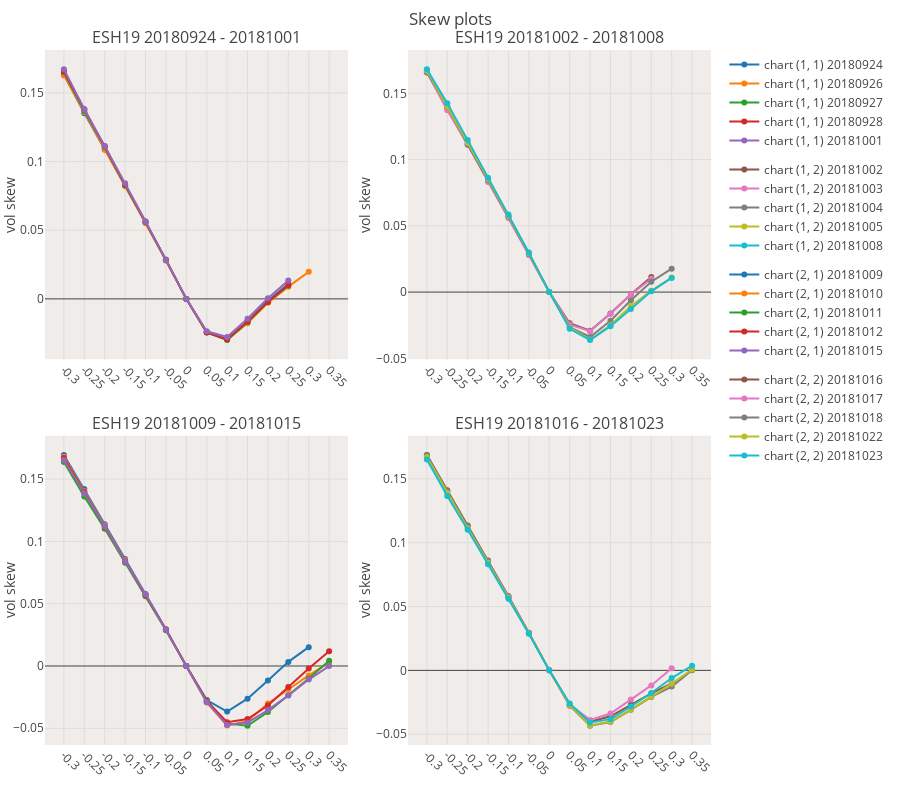
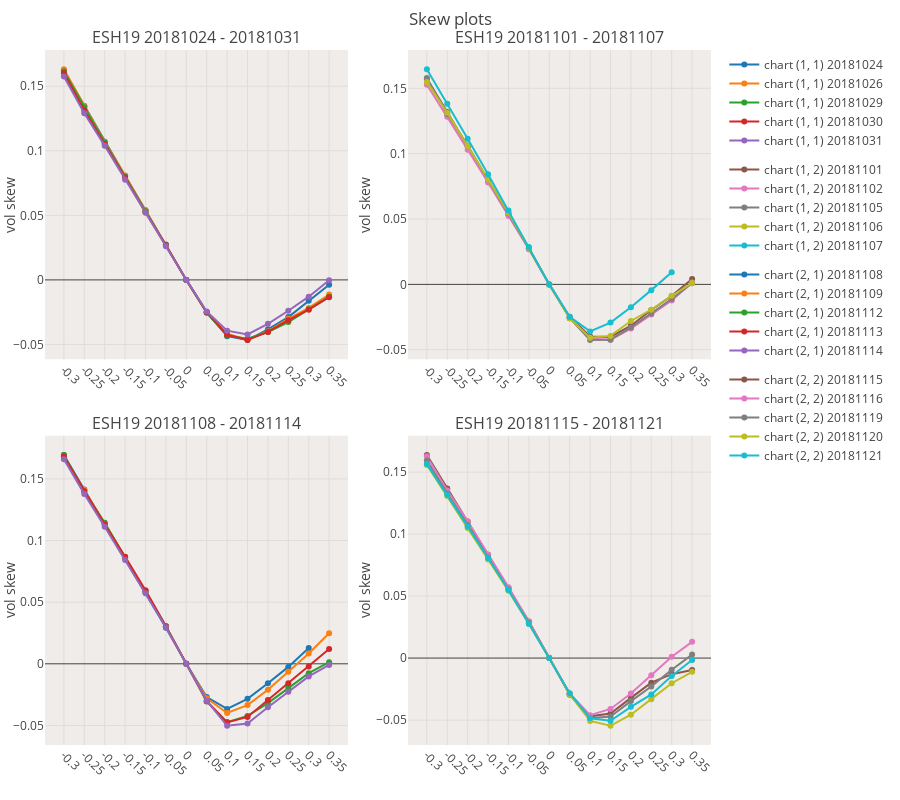

Here is the notebook cell these charts were saved with, in order:
### Code cell
grid_plot=True
clist = [c for c in all_contracts if (c[:2]==f'{SYMBOL_TO_RESEARCH}') & (c[-2:]=='19')]
for c in clist:
    dft = df_iv_final[df_iv_final.symbol==c]
    if len(dft)<=0:
        print(f'no data for symbol {c}')
        continue
    if grid_plot:
        graph_skew_subplots(df_iv_final[df_iv_final.symbol==c])
    else:
        rls = graph_skew(df_iv_final[df_iv_final.symbol==c],do_plot=True)

### Figure 1 — Plotly figure (JSON) as saved in the notebook; plotly's stock layout.template omitted (floating-point values rounded to 4 significant figures)
{"data": [{"legendgroup": "chart (1, 1)", "name": "chart (1, 1) 20180924", "type": "scatter", "uid": "20f45b1e-3708-11ea-bb18-8c859025e7f9", "x": [-0.3, -0.25, -0.2, -0.15, -0.1, -0.05, 0, 0.05, 0.1, 0.15, 0.2, 0.25, 0.3, 0.35], "xaxis": "x", "y": [0.1635, 0.1353, 0.1089, 0.0826, 0.0554, 0.0281, 0, -0.0244, -0.0296, -0.0167, -0.0013, 0.0109, null, null], "yaxis": "y"}, {"legendgroup": "chart (1, 1)", "name": "chart (1, 1) 20180926", "type": "scatter", "uid": "20f51ad8-3708-11ea-975d-8c859025e7f9", "x": [-0.3, -0.25, -0.2, -0.15, -0.1, -0.05, 0, 0.05, 0.1, 0.15, 0.2, 0.25, 0.3, 0.35], "xaxis": "x", "y": [0.1628, 0.1362, 0.1087, 0.0821, 0.0553, 0.028, 0, -0.0241, -0.0296, -0.0177, -0.0029, 0.0089, 0.0197, null], "yaxis": "y"}, {"legendgroup": "chart (1, 1)", "name": "chart (1, 1) 20180927", "type": "scatter", "uid": "20f595cc-3708-11ea-8f3b-8c859025e7f9", "x": [-0.3, -0.25, -0.2, -0.15, -0.1, -0.05, 0, 0.05, 0.1, 0.15, 0.2, 0.25, 0.3, 0.35], "xaxis": "x", "y": [0.165, 0.1368, 0.1108, 0.0828, 0.056, 0.0286, 0, -0.0245, -0.03, -0.017, -0.0023, 0.0095, null, null], "yaxis": "y"}, {"legendgroup": "chart (1, 1)", "name": "chart (1, 1) 20180928", "type": "scatter", "uid": "20f5fde8-3708-11ea-a973-8c859025e7f9", "x": [-0.3, -0.25, -0.2, -0.15, -0.1, -0.05, 0, 0.05, 0.1, 0.15, 0.2, 0.25, 0.3, 0.35], "xaxis": "x", "y": [0.1657, 0.1382, 0.1112, 0.0832, 0.0563, 0.0284, 0, -0.0245, -0.0295, -0.0165, -0.0022, 0.0101, null, null], "yaxis": "y"}, {"legendgroup": "chart (1, 1)", "name": "chart (1, 1) 20181001", "type": "scatter", "uid": "20f66e2c-3708-11ea-8c75-8c859025e7f9", "x": [-0.3, -0.25, -0.2, -0.15, -0.1, -0.05, 0, 0.05, 0.1, 0.15, 0.2, 0.25, 0.3, 0.35], "xaxis": "x", "y": [0.1673, 0.1381, 0.1114, 0.0842, 0.0566, 0.0284, 0, -0.0236, -0.0278, -0.0144, 0.0005, 0.0133, null, null], "yaxis": "y"}, {"legendgroup": "chart (1, 2)", "name": "chart (1, 2) 20181002", "type": "scatter", "uid": "20f7506c-3708-11ea-98c8-8c859025e7f9", "x": [-0.3, -0.25, -0.2, -0.15, -0.1, -0.05, 0, 0.05, 0.1, 0.15, 0.2, 0.25, 0.3, 0.35], "xaxis": "x2", "y": [0.167, 0.1393, 0.112, 0.085, 0.0569, 0.0286, 0, -0.0235, -0.0291, -0.0162, -0.0016, 0.0114, null, null], "yaxis": "y2"}, {"legendgroup": "chart (1, 2)", "name": "chart (1, 2) 20181003", "type": "scatter", "uid": "20f7b048-3708-11ea-9dd3-8c859025e7f9", "x": [-0.3, -0.25, -0.2, -0.15, -0.1, -0.05, 0, 0.05, 0.1, 0.15, 0.2, 0.25, 0.3, 0.35], "xaxis": "x2", "y": [0.1659, 0.1373, 0.1111, 0.0831, 0.0559, 0.0279, 0, -0.0245, -0.0295, -0.0163, -0.0018, 0.0101, null, null], "yaxis": "y2"}, {"legendgroup": "chart (1, 2)", "name": "chart (1, 2) 20181004", "type": "scatter", "uid": "20f80fca-3708-11ea-b9b9-8c859025e7f9", "x": [-0.3, -0.25, -0.2, -0.15, -0.1, -0.05, 0, 0.05, 0.1, 0.15, 0.2, 0.25, 0.3, 0.35], "xaxis": "x2", "y": [0.1658, 0.14, 0.1114, 0.0845, 0.0571, 0.029, 0, -0.0265, -0.0339, -0.0216, -0.0061, 0.0078, 0.0177, null], "yaxis": "y2"}, {"legendgroup": "chart (1, 2)", "name": "chart (1, 2) 20181005", "type": "scatter", "uid": "20f8891e-3708-11ea-a44c-8c859025e7f9", "x": [-0.3, -0.25, -0.2, -0.15, -0.1, -0.05, 0, 0.05, 0.1, 0.15, 0.2, 0.25, 0.3, 0.35], "xaxis": "x2", "y": [0.1671, 0.1403, 0.1127, 0.0853, 0.0577, 0.0294, 0, -0.0269, -0.0358, -0.0251, -0.0105, 0.001, 0.011, null], "yaxis": "y2"}, {"legendgroup": "chart (1, 2)", "name": "chart (1, 2) 20181008", "type": "scatter", "uid": "20f8f0c0-3708-11ea-9ae4-8c859025e7f9", "x": [-0.3, -0.25, -0.2, -0.15, -0.1, -0.05, 0, 0.05, 0.1, 0.15, 0.2, 0.25, 0.3, 0.35], "xaxis": "x2", "y": [0.1682, 0.1426, 0.1147, 0.0863, 0.0585, 0.0298, 0, -0.0277, -0.0362, -0.0257, -0.0127, 0.0006, 0.0107, null], "yaxis": "y2"}, {"legendgroup": "chart (2, 1)", "name": "chart (2, 1) 20181009", "type": "scatter", "uid": "20f9f95c-3708-11ea-87ad-8c859025e7f9", "x": [-0.3, -0.25, -0.2, -0.15, -0.1, -0.05, 0, 0.05, 0.1, 0.15, 0.2, 0.25, 0.3, 0.35], "xaxis": "x3", "y": [0.1694, 0.1421, 0.1138, 0.0858, 0.0578, 0.0295, 0, -0.0273, -0.0366, -0.0262, -0.0116, 0.0033, 0.0151, null], "yaxis": "y3"}, {"legendgroup": "chart (2, 1)", "name": "chart (2, 1) 20181010", "type": "scatter", "uid": "20fa614c-3708-11ea-92d5-8c859025e7f9", "x": [-0.3, -0.25, -0.2, -0.15, -0.1, -0.05, 0, 0.05, 0.1, 0.15, 0.2, 0.25, 0.3, 0.35], "xaxis": "x3", "y": [0.1679, 0.1402, 0.1129, 0.0851, 0.057, 0.0293, 0, -0.0293, -0.0478, -0.0442, -0.0301, -0.0186, -0.0076, 0.0029], "yaxis": "y3"}, {"legendgroup": "chart (2, 1)", "name": "chart (2, 1) 20181011", "type": "scatter", "uid": "20fac954-3708-11ea-af5c-8c859025e7f9", "x": [-0.3, -0.25, -0.2, -0.15, -0.1, -0.05, 0, 0.05, 0.1, 0.15, 0.2, 0.25, 0.3, 0.35], "xaxis": "x3", "y": [0.1637, 0.1361, 0.1101, 0.0829, 0.0559, 0.0286, 0, -0.0276, -0.0463, -0.048, -0.0369, -0.0235, -0.01, 0.0042], "yaxis": "y3"}, {"legendgroup": "chart (2, 1)", "name": "chart (2, 1) 20181012", "type": "scatter", "uid": "20fb2926-3708-11ea-9a02-8c859025e7f9", "x": [-0.3, -0.25, -0.2, -0.15, -0.1, -0.05, 0, 0.05, 0.1, 0.15, 0.2, 0.25, 0.3, 0.35], "xaxis": "x3", "y": [0.167, 0.1394, 0.1118, 0.0841, 0.057, 0.0293, 0, -0.0281, -0.0452, -0.0426, -0.0317, -0.0169, -0.0021, 0.0118], "yaxis": "y3"}, {"legendgroup": "chart (2, 1)", "name": "chart (2, 1) 20181015", "type": "scatter", "uid": "20fb88c6-3708-11ea-a308-8c859025e7f9", "x": [-0.3, -0.25, -0.2, -0.15, -0.1, -0.05, 0, 0.05, 0.1, 0.15, 0.2, 0.25, 0.3, 0.35], "xaxis": "x3", "y": [0.1654, 0.1385, 0.1122, 0.0841, 0.0576, 0.0291, 0, -0.0291, -0.0473, -0.0454, -0.0354, -0.0237, -0.0109, -0.0001], "yaxis": "y3"}, {"legendgroup": "chart (2, 2)", "name": "chart (2, 2) 20181016", "type": "scatter", "uid": "20fc7506-3708-11ea-b1b0-8c859025e7f9", "x": [-0.3, -0.25, -0.2, -0.15, -0.1, -0.05, 0, 0.05, 0.1, 0.15, 0.2, 0.25, 0.3, 0.35], "xaxis": "x4", "y": [0.1687, 0.141, 0.1135, 0.0861, 0.058, 0.0295, 0, -0.0271, -0.0403, -0.036, -0.027, -0.0181, -0.0102, null], "yaxis": "y4"}, {"legendgroup": "chart (2, 2)", "name": "chart (2, 2) 20181017", "type": "scatter", "uid": "20fcf0ee-3708-11ea-90f0-8c859025e7f9", "x": [-0.3, -0.25, -0.2, -0.15, -0.1, -0.05, 0, 0.05, 0.1, 0.15, 0.2, 0.25, 0.3, 0.35], "xaxis": "x4", "y": [0.167, 0.1396, 0.1125, 0.0852, 0.0574, 0.0291, 0, -0.0268, -0.0388, -0.0338, -0.0229, -0.0118, 0.0017, null], "yaxis": "y4"}, {"legendgroup": "chart (2, 2)", "name": "chart (2, 2) 20181018", "type": "scatter", "uid": "20fd5e6c-3708-11ea-90f1-8c859025e7f9", "x": [-0.3, -0.25, -0.2, -0.15, -0.1, -0.05, 0, 0.05, 0.1, 0.15, 0.2, 0.25, 0.3, 0.35], "xaxis": "x4", "y": [0.1687, 0.1404, 0.1128, 0.0851, 0.0572, 0.0292, 0, -0.0277, -0.0434, -0.0404, -0.0309, -0.0208, -0.0127, 0.0001], "yaxis": "y4"}, {"legendgroup": "chart (2, 2)", "name": "chart (2, 2) 20181022", "type": "scatter", "uid": "20fdc898-3708-11ea-bee3-8c859025e7f9", "x": [-0.3, -0.25, -0.2, -0.15, -0.1, -0.05, 0, 0.05, 0.1, 0.15, 0.2, 0.25, 0.3, 0.35], "xaxis": "x4", "y": [0.1671, 0.1389, 0.1112, 0.0843, 0.0568, 0.029, 0, -0.0271, -0.0431, -0.0401, -0.0305, -0.0205, -0.0104, 0.0007], "yaxis": "y4"}, {"legendgroup": "chart (2, 2)", "name": "chart (2, 2) 20181023", "type": "scatter", "uid": "20fe30b4-3708-11ea-949b-8c859025e7f9", "x": [-0.3, -0.25, -0.2, -0.15, -0.1, -0.05, 0, 0.05, 0.1, 0.15, 0.2, 0.25, 0.3, 0.35], "xaxis": "x4", "y": [0.1651, 0.1365, 0.1101, 0.0831, 0.056, 0.0286, 0, -0.0259, -0.0408, -0.0382, -0.0283, -0.0177, -0.006, 0.0037], "yaxis": "y4"}], "layout": {"annotations": [{"font": {"size": 16}, "showarrow": false, "text": "ESH19 20180924 - 20181001", "x": 0.2275, "xanchor": "center", "xref": "paper", "y": 1, "yanchor": "bottom", "yref": "paper"}, {"font": {"size": 16}, "showarrow": false, "text": "ESH19 20181002 - 20181008", "x": 0.7725, "xanchor": "center", "xref": "paper", "y": 1, "yanchor": "bottom", "yref": "paper"}, {"font": {"size": 16}, "showarrow": false, "text": "ESH19 20181009 - 20181015", "x": 0.2275, "xanchor": "center", "xref": "paper", "y": 0.445, "yanchor": "bottom", "yref": "paper"}, {"font": {"size": 16}, "showarrow": false, "text": "ESH19 20181016 - 20181023", "x": 0.7725, "xanchor": "center", "xref": "paper", "y": 0.445, "yanchor": "bottom", "yref": "paper"}], "autosize": true, "bargap": 0.05, "font": {"family": "Open Sans, sans-serif"}, "height": 800, "hovermode": "x", "margin": {"b": 55, "l": 45, "r": 15, "t": 50}, "plot_bgcolor": "#EFECEA", "showlegend": true, "title": "Skew plots<br>", "width": 900, "xaxis": {"anchor": "y", "domain": [0, 0.455], "tickangle": 45, "ticktext": [-0.3, -0.25, -0.2, -0.15, -0.1, -0.05, 0, 0.05, 0.1, 0.15, 0.2, 0.25, 0.3, 0.35], "tickvals": [-0.3, -0.25, -0.2, -0.15, -0.1, -0.05, 0, 0.05, 0.1, 0.15, 0.2, 0.25, 0.3, 0.35], "type": "category"}, "xaxis2": {"anchor": "y2", "domain": [0.545, 1], "tickangle": 45, "ticktext": [-0.3, -0.25, -0.2, -0.15, -0.1, -0.05, 0, 0.05, 0.1, 0.15, 0.2, 0.25, 0.3, 0.35], "tickvals": [-0.3, -0.25, -0.2, -0.15, -0.1, -0.05, 0, 0.05, 0.1, 0.15, 0.2, 0.25, 0.3, 0.35], "type": "category"}, "xaxis3": {"anchor": "y3", "domain": [0, 0.455], "tickangle": 45, "ticktext": [-0.3, -0.25, -0.2, -0.15, -0.1, -0.05, 0, 0.05, 0.1, 0.15, 0.2, 0.25, 0.3, 0.35], "tickvals": [-0.3, -0.25, -0.2, -0.15, -0.1, -0.05, 0, 0.05, 0.1, 0.15, 0.2, 0.25, 0.3, 0.35], "type": "category"}, "xaxis4": {"anchor": "y4", "domain": [0.545, 1], "tickangle": 45, "ticktext": [-0.3, -0.25, -0.2, -0.15, -0.1, -0.05, 0, 0.05, 0.1, 0.15, 0.2, 0.25, 0.3, 0.35], "tickvals": [-0.3, -0.25, -0.2, -0.15, -0.1, -0.05, 0, 0.05, 0.1, 0.15, 0.2, 0.25, 0.3, 0.35], "type": "category"}, "yaxis": {"anchor": "x", "domain": [0.555, 1], "title": "vol skew"}, "yaxis2": {"anchor": "x2", "domain": [0.555, 1], "title": "vol skew"}, "yaxis3": {"anchor": "x3", "domain": [0, 0.445], "title": "vol skew"}, "yaxis4": {"anchor": "x4", "domain": [0, 0.445], "title": "vol skew"}}}

### Figure 2 — Plotly figure (JSON) as saved in the notebook; plotly's stock layout.template omitted (floating-point values rounded to 4 significant figures)
{"data": [{"legendgroup": "chart (1, 1)", "name": "chart (1, 1) 20181024", "type": "scatter", "uid": "2109e47a-3708-11ea-a8f6-8c859025e7f9", "x": [-0.3, -0.25, -0.2, -0.15, -0.1, -0.05, 0, 0.05, 0.1, 0.15, 0.2, 0.25, 0.3, 0.35], "xaxis": "x", "y": [0.1623, 0.1348, 0.107, 0.0806, 0.054, 0.0274, 0, -0.0252, -0.0436, -0.0466, -0.0383, -0.0288, -0.0161, -0.0038], "yaxis": "y"}, {"legendgroup": "chart (1, 1)", "name": "chart (1, 1) 20181026", "type": "scatter", "uid": "210a819e-3708-11ea-b511-8c859025e7f9", "x": [-0.3, -0.25, -0.2, -0.15, -0.1, -0.05, 0, 0.05, 0.1, 0.15, 0.2, 0.25, 0.3, 0.35], "xaxis": "x", "y": [0.1632, 0.1347, 0.1071, 0.0808, 0.054, 0.0271, 0, -0.0249, -0.0419, -0.0461, -0.0398, -0.0301, -0.0217, -0.0113], "yaxis": "y"}, {"legendgroup": "chart (1, 1)", "name": "chart (1, 1) 20181029", "type": "scatter", "uid": "210aefd2-3708-11ea-804b-8c859025e7f9", "x": [-0.3, -0.25, -0.2, -0.15, -0.1, -0.05, 0, 0.05, 0.1, 0.15, 0.2, 0.25, 0.3, 0.35], "xaxis": "x", "y": [0.1617, 0.1337, 0.1064, 0.0799, 0.0531, 0.027, 0, -0.0255, -0.0432, -0.0456, -0.0404, -0.0327, -0.0227, -0.013], "yaxis": "y"}, {"legendgroup": "chart (1, 1)", "name": "chart (1, 1) 20181030", "type": "scatter", "uid": "210b8bb8-3708-11ea-86e0-8c859025e7f9", "x": [-0.3, -0.25, -0.2, -0.15, -0.1, -0.05, 0, 0.05, 0.1, 0.15, 0.2, 0.25, 0.3, 0.35], "xaxis": "x", "y": [0.1603, 0.1313, 0.1052, 0.0794, 0.0523, 0.0269, 0, -0.025, -0.0425, -0.0466, -0.0403, -0.0312, -0.0231, -0.0134], "yaxis": "y"}, {"legendgroup": "chart (1, 1)", "name": "chart (1, 1) 20181031", "type": "scatter", "uid": "210c79f6-3708-11ea-b1b0-8c859025e7f9", "x": [-0.3, -0.25, -0.2, -0.15, -0.1, -0.05, 0, 0.05, 0.1, 0.15, 0.2, 0.25, 0.3, 0.35], "xaxis": "x", "y": [0.1576, 0.1291, 0.104, 0.0776, 0.0523, 0.0261, 0, -0.0245, -0.0393, -0.0423, -0.034, -0.0239, -0.013, -0.0003], "yaxis": "y"}, {"legendgroup": "chart (1, 2)", "name": "chart (1, 2) 20181101", "type": "scatter", "uid": "210deb74-3708-11ea-9c27-8c859025e7f9", "x": [-0.3, -0.25, -0.2, -0.15, -0.1, -0.05, 0, 0.05, 0.1, 0.15, 0.2, 0.25, 0.3, 0.35], "xaxis": "x2", "y": [0.1573, 0.1319, 0.1052, 0.0793, 0.0534, 0.0275, 0, -0.0248, -0.0399, -0.0402, -0.0316, -0.0196, -0.0088, 0.0041], "yaxis": "y2"}, {"legendgroup": "chart (1, 2)", "name": "chart (1, 2) 20181102", "type": "scatter", "uid": "210edeee-3708-11ea-84ca-8c859025e7f9", "x": [-0.3, -0.25, -0.2, -0.15, -0.1, -0.05, 0, 0.05, 0.1, 0.15, 0.2, 0.25, 0.3, 0.35], "xaxis": "x2", "y": [0.1527, 0.1283, 0.103, 0.0779, 0.0524, 0.0269, 0, -0.0253, -0.0415, -0.0424, -0.0338, -0.0231, -0.0123, 0.0015], "yaxis": "y2"}, {"legendgroup": "chart (1, 2)", "name": "chart (1, 2) 20181105", "type": "scatter", "uid": "210f75c0-3708-11ea-ac9a-8c859025e7f9", "x": [-0.3, -0.25, -0.2, -0.15, -0.1, -0.05, 0, 0.05, 0.1, 0.15, 0.2, 0.25, 0.3, 0.35], "xaxis": "x2", "y": [0.1578, 0.1303, 0.1062, 0.0802, 0.0544, 0.0277, 0, -0.0259, -0.0426, -0.0423, -0.033, -0.0223, -0.0112, 0.0008], "yaxis": "y2"}, {"legendgroup": "chart (1, 2)", "name": "chart (1, 2) 20181106", "type": "scatter", "uid": "210fe88c-3708-11ea-bf83-8c859025e7f9", "x": [-0.3, -0.25, -0.2, -0.15, -0.1, -0.05, 0, 0.05, 0.1, 0.15, 0.2, 0.25, 0.3, 0.35], "xaxis": "x2", "y": [0.1549, 0.1313, 0.1059, 0.0803, 0.0547, 0.0279, 0, -0.026, -0.0408, -0.0394, -0.028, -0.0194, -0.0087, 0.001], "yaxis": "y2"}, {"legendgroup": "chart (1, 2)", "name": "chart (1, 2) 20181107", "type": "scatter", "uid": "21105cf6-3708-11ea-ab66-8c859025e7f9", "x": [-0.3, -0.25, -0.2, -0.15, -0.1, -0.05, 0, 0.05, 0.1, 0.15, 0.2, 0.25, 0.3, 0.35], "xaxis": "x2", "y": [0.1646, 0.1382, 0.1114, 0.0842, 0.0565, 0.0286, 0, -0.0249, -0.036, -0.0292, -0.0175, -0.0044, 0.0093, null], "yaxis": "y2"}, {"legendgroup": "chart (2, 1)", "name": "chart (2, 1) 20181108", "type": "scatter", "uid": "21115586-3708-11ea-82b5-8c859025e7f9", "x": [-0.3, -0.25, -0.2, -0.15, -0.1, -0.05, 0, 0.05, 0.1, 0.15, 0.2, 0.25, 0.3, 0.35], "xaxis": "x3", "y": [0.1694, 0.1414, 0.1134, 0.0859, 0.058, 0.0293, 0, -0.027, -0.0366, -0.0284, -0.0158, -0.0025, 0.0128, null], "yaxis": "y3"}, {"legendgroup": "chart (2, 1)", "name": "chart (2, 1) 20181109", "type": "scatter", "uid": "2111d7b6-3708-11ea-83eb-8c859025e7f9", "x": [-0.3, -0.25, -0.2, -0.15, -0.1, -0.05, 0, 0.05, 0.1, 0.15, 0.2, 0.25, 0.3, 0.35], "xaxis": "x3", "y": [0.1677, 0.1412, 0.114, 0.0865, 0.0591, 0.0302, 0, -0.028, -0.0399, -0.0335, -0.0211, -0.0065, 0.0084, 0.0248], "yaxis": "y3"}, {"legendgroup": "chart (2, 1)", "name": "chart (2, 1) 20181112", "type": "scatter", "uid": "2112524a-3708-11ea-a59b-8c859025e7f9", "x": [-0.3, -0.25, -0.2, -0.15, -0.1, -0.05, 0, 0.05, 0.1, 0.15, 0.2, 0.25, 0.3, 0.35], "xaxis": "x3", "y": [0.1695, 0.1398, 0.1144, 0.0866, 0.0591, 0.0304, 0, -0.0306, -0.0473, -0.0423, -0.0319, -0.0195, -0.0076, 0.0013], "yaxis": "y3"}, {"legendgroup": "chart (2, 1)", "name": "chart (2, 1) 20181113", "type": "scatter", "uid": "2112be74-3708-11ea-ab5c-8c859025e7f9", "x": [-0.3, -0.25, -0.2, -0.15, -0.1, -0.05, 0, 0.05, 0.1, 0.15, 0.2, 0.25, 0.3, 0.35], "xaxis": "x3", "y": [0.1683, 0.1401, 0.113, 0.0868, 0.0596, 0.0305, 0, -0.0303, -0.0476, -0.0431, -0.0293, -0.0157, -0.0021, 0.012], "yaxis": "y3"}, {"legendgroup": "chart (2, 1)", "name": "chart (2, 1) 20181114", "type": "scatter", "uid": "21132b86-3708-11ea-a3e8-8c859025e7f9", "x": [-0.3, -0.25, -0.2, -0.15, -0.1, -0.05, 0, 0.05, 0.1, 0.15, 0.2, 0.25, 0.3, 0.35], "xaxis": "x3", "y": [0.1661, 0.1379, 0.1113, 0.0843, 0.0573, 0.0297, 0, -0.03, -0.0503, -0.0484, -0.0353, -0.0227, -0.0102, -0.0009], "yaxis": "y3"}, {"legendgroup": "chart (2, 2)", "name": "chart (2, 2) 20181115", "type": "scatter", "uid": "21142dc2-3708-11ea-9c59-8c859025e7f9", "x": [-0.3, -0.25, -0.2, -0.15, -0.1, -0.05, 0, 0.05, 0.1, 0.15, 0.2, 0.25, 0.3, 0.35], "xaxis": "x4", "y": [0.1638, 0.1368, 0.1101, 0.0833, 0.0566, 0.0295, 0, -0.0292, -0.047, -0.0447, -0.0321, -0.0198, -0.013, -0.0097], "yaxis": "y4"}, {"legendgroup": "chart (2, 2)", "name": "chart (2, 2) 20181116", "type": "scatter", "uid": "2114ac52-3708-11ea-9bea-8c859025e7f9", "x": [-0.3, -0.25, -0.2, -0.15, -0.1, -0.05, 0, 0.05, 0.1, 0.15, 0.2, 0.25, 0.3, 0.35], "xaxis": "x4", "y": [0.1627, 0.1352, 0.1103, 0.0836, 0.0572, 0.0293, 0, -0.0285, -0.046, -0.041, -0.0286, -0.0138, 0.0011, 0.0131], "yaxis": "y4"}, {"legendgroup": "chart (2, 2)", "name": "chart (2, 2) 20181119", "type": "scatter", "uid": "21155742-3708-11ea-9d6d-8c859025e7f9", "x": [-0.3, -0.25, -0.2, -0.15, -0.1, -0.05, 0, 0.05, 0.1, 0.15, 0.2, 0.25, 0.3, 0.35], "xaxis": "x4", "y": [0.1593, 0.1327, 0.1074, 0.0812, 0.0554, 0.0283, 0, -0.0295, -0.0485, -0.0471, -0.0347, -0.0229, -0.0094, 0.0028], "yaxis": "y4"}, {"legendgroup": "chart (2, 2)", "name": "chart (2, 2) 20181120", "type": "scatter", "uid": "2115e0e2-3708-11ea-a6aa-8c859025e7f9", "x": [-0.3, -0.25, -0.2, -0.15, -0.1, -0.05, 0, 0.05, 0.1, 0.15, 0.2, 0.25, 0.3, 0.35], "xaxis": "x4", "y": [0.1557, 0.1307, 0.1048, 0.0795, 0.0542, 0.0275, 0, -0.0291, -0.0507, -0.0546, -0.0457, -0.0331, -0.0203, -0.0111], "yaxis": "y4"}, {"legendgroup": "chart (2, 2)", "name": "chart (2, 2) 20181121", "type": "scatter", "uid": "2116579e-3708-11ea-aa63-8c859025e7f9", "x": [-0.3, -0.25, -0.2, -0.15, -0.1, -0.05, 0, 0.05, 0.1, 0.15, 0.2, 0.25, 0.3, 0.35], "xaxis": "x4", "y": [0.1564, 0.1318, 0.1062, 0.0807, 0.0549, 0.0277, 0, -0.0283, -0.0485, -0.0505, -0.0393, -0.0293, -0.0144, -0.0016], "yaxis": "y4"}], "layout": {"annotations": [{"font": {"size": 16}, "showarrow": false, "text": "ESH19 20181024 - 20181031", "x": 0.2275, "xanchor": "center", "xref": "paper", "y": 1, "yanchor": "bottom", "yref": "paper"}, {"font": {"size": 16}, "showarrow": false, "text": "ESH19 20181101 - 20181107", "x": 0.7725, "xanchor": "center", "xref": "paper", "y": 1, "yanchor": "bottom", "yref": "paper"}, {"font": {"size": 16}, "showarrow": false, "text": "ESH19 20181108 - 20181114", "x": 0.2275, "xanchor": "center", "xref": "paper", "y": 0.445, "yanchor": "bottom", "yref": "paper"}, {"font": {"size": 16}, "showarrow": false, "text": "ESH19 20181115 - 20181121", "x": 0.7725, "xanchor": "center", "xref": "paper", "y": 0.445, "yanchor": "bottom", "yref": "paper"}], "autosize": true, "bargap": 0.05, "font": {"family": "Open Sans, sans-serif"}, "height": 800, "hovermode": "x", "margin": {"b": 55, "l": 45, "r": 15, "t": 50}, "plot_bgcolor": "#EFECEA", "showlegend": true, "title": "Skew plots<br>", "width": 900, "xaxis": {"anchor": "y", "domain": [0, 0.455], "tickangle": 45, "ticktext": [-0.3, -0.25, -0.2, -0.15, -0.1, -0.05, 0, 0.05, 0.1, 0.15, 0.2, 0.25, 0.3, 0.35], "tickvals": [-0.3, -0.25, -0.2, -0.15, -0.1, -0.05, 0, 0.05, 0.1, 0.15, 0.2, 0.25, 0.3, 0.35], "type": "category"}, "xaxis2": {"anchor": "y2", "domain": [0.545, 1], "tickangle": 45, "ticktext": [-0.3, -0.25, -0.2, -0.15, -0.1, -0.05, 0, 0.05, 0.1, 0.15, 0.2, 0.25, 0.3, 0.35], "tickvals": [-0.3, -0.25, -0.2, -0.15, -0.1, -0.05, 0, 0.05, 0.1, 0.15, 0.2, 0.25, 0.3, 0.35], "type": "category"}, "xaxis3": {"anchor": "y3", "domain": [0, 0.455], "tickangle": 45, "ticktext": [-0.3, -0.25, -0.2, -0.15, -0.1, -0.05, 0, 0.05, 0.1, 0.15, 0.2, 0.25, 0.3, 0.35], "tickvals": [-0.3, -0.25, -0.2, -0.15, -0.1, -0.05, 0, 0.05, 0.1, 0.15, 0.2, 0.25, 0.3, 0.35], "type": "category"}, "xaxis4": {"anchor": "y4", "domain": [0.545, 1], "tickangle": 45, "ticktext": [-0.3, -0.25, -0.2, -0.15, -0.1, -0.05, 0, 0.05, 0.1, 0.15, 0.2, 0.25, 0.3, 0.35], "tickvals": [-0.3, -0.25, -0.2, -0.15, -0.1, -0.05, 0, 0.05, 0.1, 0.15, 0.2, 0.25, 0.3, 0.35], "type": "category"}, "yaxis": {"anchor": "x", "domain": [0.555, 1], "title": "vol skew"}, "yaxis2": {"anchor": "x2", "domain": [0.555, 1], "title": "vol skew"}, "yaxis3": {"anchor": "x3", "domain": [0, 0.445], "title": "vol skew"}, "yaxis4": {"anchor": "x4", "domain": [0, 0.445], "title": "vol skew"}}}
